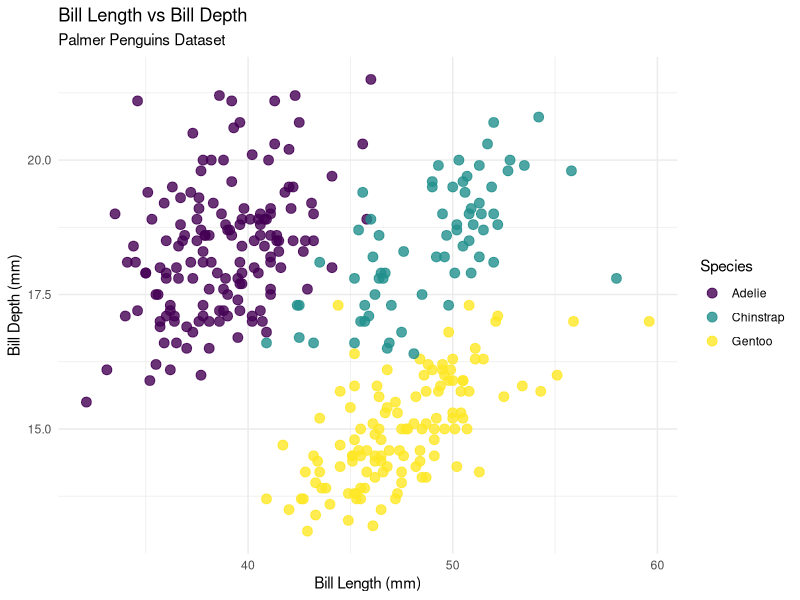
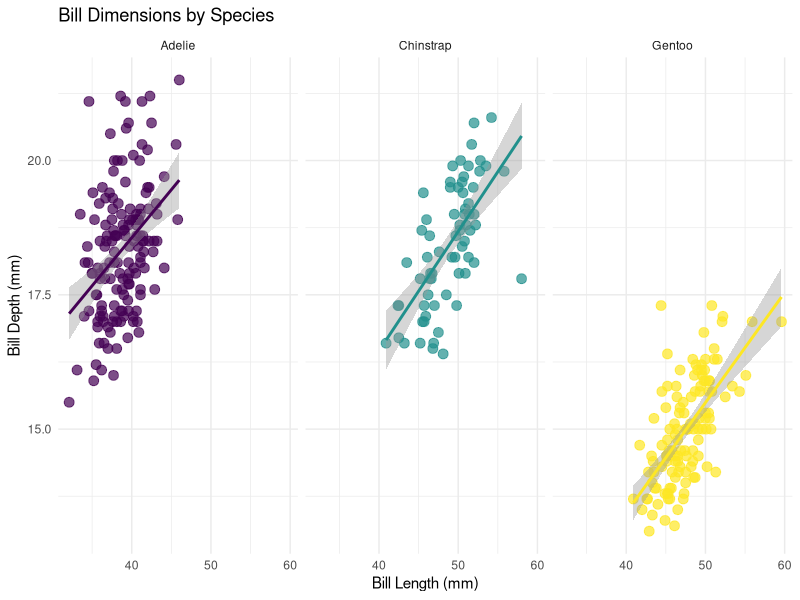
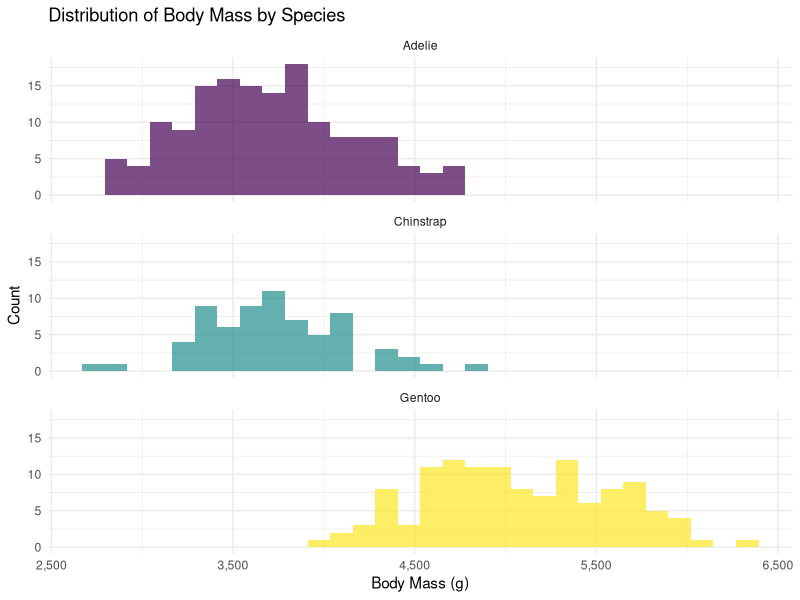
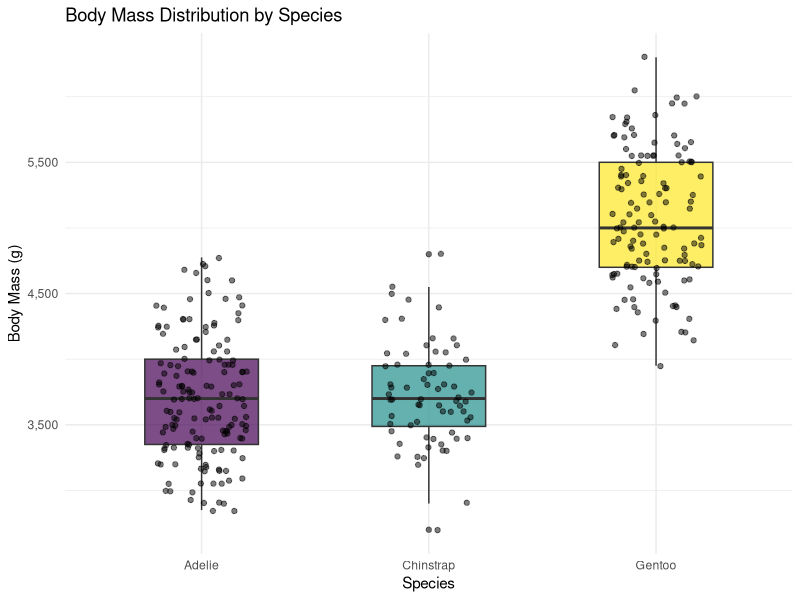

Write the R code that produced these figures, in order.
## ---- chunk 1
#| message: false
#| warning: false

library(ggplot2)
library(dplyr)
library(palmerpenguins)
library(scales)

# Set a consistent theme
theme_set(theme_minimal())
## ---- chunk 2
# Take a look at our data
head(penguins)

# Quick summary
summary(penguins)
## ---- chunk 3
#| label: fig-basic-scatter
#| fig-cap: "Relationship between bill length and depth"
#| fig-width: 8
#| fig-height: 6

ggplot(penguins, aes(x = bill_length_mm, y = bill_depth_mm)) +
  geom_point(aes(color = species), size = 3, alpha = 0.8) +
  labs(title = "Bill Length vs Bill Depth",
       subtitle = "Palmer Penguins Dataset",
       x = "Bill Length (mm)",
       y = "Bill Depth (mm)",
       color = "Species") +
  scale_color_viridis_d()
## ---- chunk 4
#| label: fig-trends
#| fig-cap: "Scatter plot with trend lines by species"
#| fig-width: 8
#| fig-height: 6

ggplot(penguins, aes(x = bill_length_mm, y = bill_depth_mm, color = species)) +
  geom_point(size = 3, alpha = 0.7) +
  geom_smooth(method = "lm", se = TRUE) +
  facet_wrap(~species) +
  labs(title = "Bill Dimensions by Species",
       x = "Bill Length (mm)",
       y = "Bill Depth (mm)") +
  scale_color_viridis_d() +
  theme(legend.position = "none")
## ---- chunk 5
#| label: fig-distribution
#| fig-cap: "Body mass distribution by species"
#| fig-width: 10
#| fig-height: 6

ggplot(penguins, aes(x = body_mass_g, fill = species)) +
  geom_histogram(alpha = 0.7, bins = 30, position = "identity") +
  facet_wrap(~species, ncol = 1) +
  labs(title = "Distribution of Body Mass by Species",
       x = "Body Mass (g)",
       y = "Count") +
  scale_fill_viridis_d() +
  scale_x_continuous(labels = comma_format()) +
  theme(legend.position = "none")
## ---- chunk 6
#| label: fig-boxplot
#| fig-cap: "Body mass comparison using box plots"
#| fig-width: 8
#| fig-height: 6

ggplot(penguins, aes(x = species, y = body_mass_g, fill = species)) +
  geom_boxplot(alpha = 0.7, width = 0.5) +
  geom_jitter(width = 0.2, alpha = 0.5) +
  labs(title = "Body Mass Distribution by Species",
       x = "Species",
       y = "Body Mass (g)") +
  scale_fill_viridis_d() +
  scale_y_continuous(labels = comma_format()) +
  theme(legend.position = "none")
## ---- chunk 7
#| label: tbl-summary
#| tbl-cap: "Summary statistics by species"

penguins %>%
  group_by(species) %>%
  summarise(
    count = n(),
    avg_bill_length = round(mean(bill_length_mm, na.rm = TRUE), 1),
    avg_bill_depth = round(mean(bill_depth_mm, na.rm = TRUE), 1),
    avg_body_mass = round(mean(body_mass_g, na.rm = TRUE), 0),
    .groups = 'drop'
  ) %>%
  knitr::kable(
    col.names = c("Species", "Count", "Avg Bill Length (mm)", 
                  "Avg Bill Depth (mm)", "Avg Body Mass (g)"),
    format.args = list(big.mark = ",")
  )
